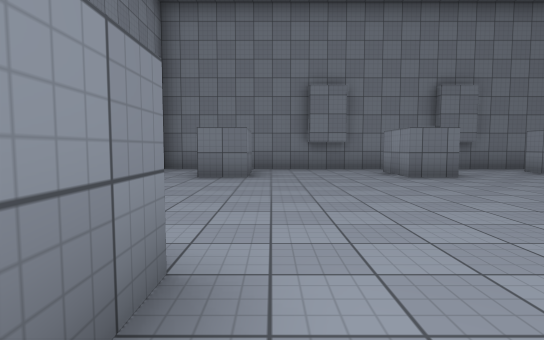
view 1 (above)

17 first-person views from a walk through a Unity game level. The camera is 1.2 m above the floor, tilts 4° down and sees 80° across. The floor is counted in squares, 2 m on a side. Each view is taken from the middle of a square. On the plan, view 1 faces up. The plan holds only what a view shows up to about 10 squares ahead; the rest is blank. The place goes on beyond the plan. Surface patterns are stand-ins for the level's own textures.

view 2
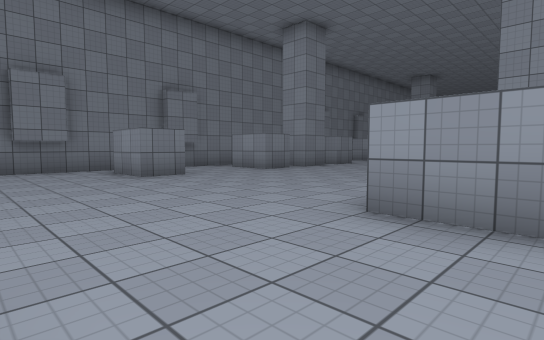

view 3
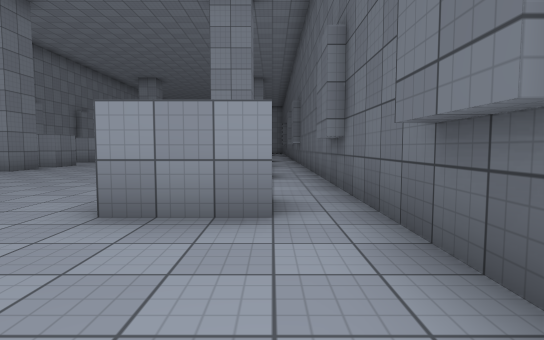

view 4
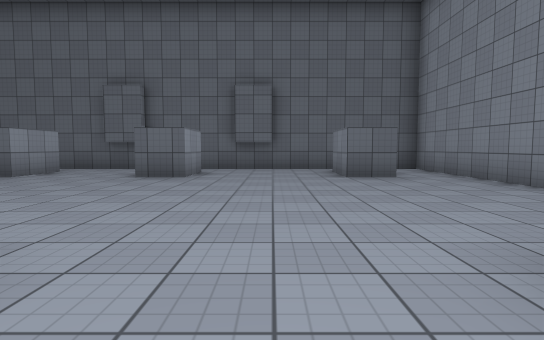

view 5
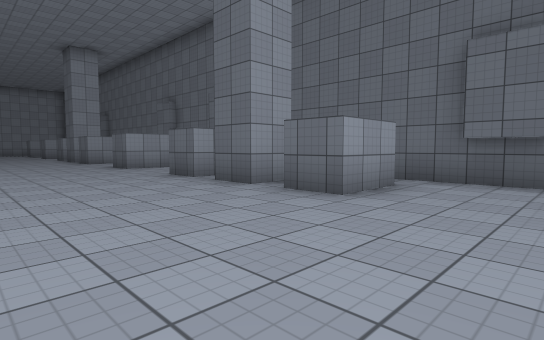

view 6
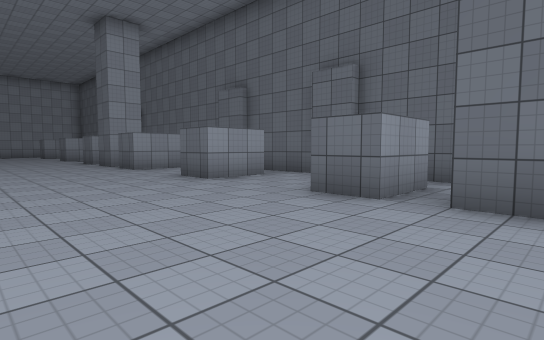

view 7
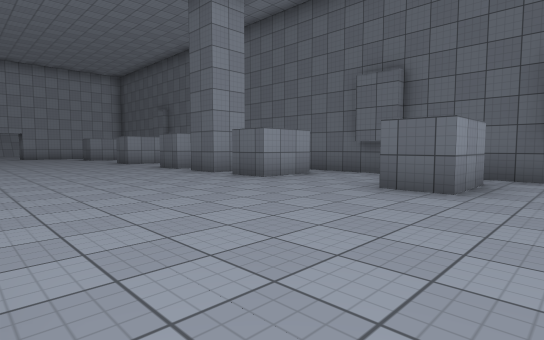

view 8
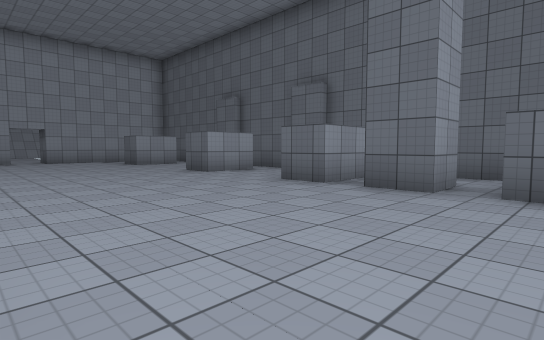

view 9
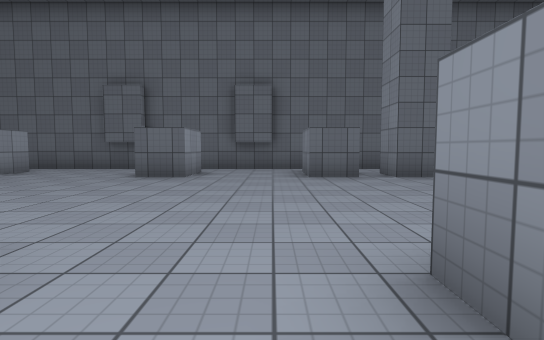

view 10
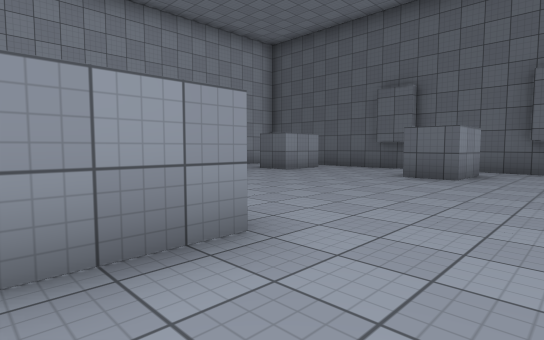

view 11
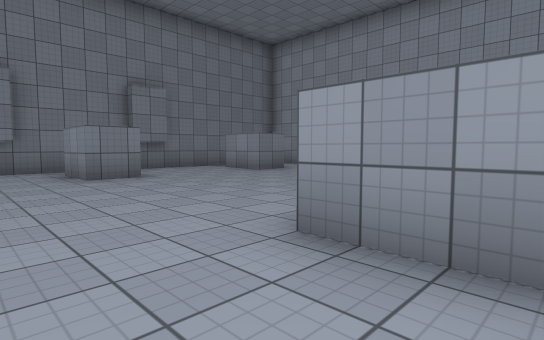

view 12
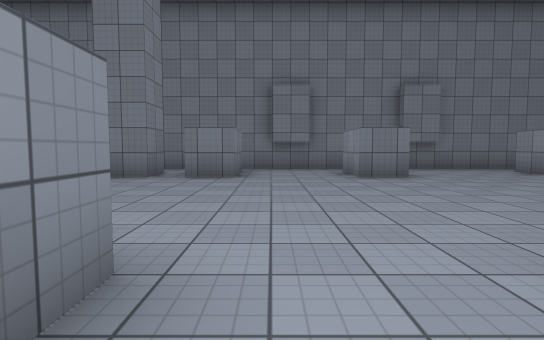

view 13
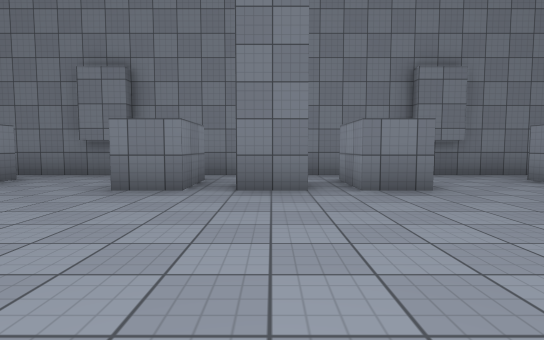

view 14
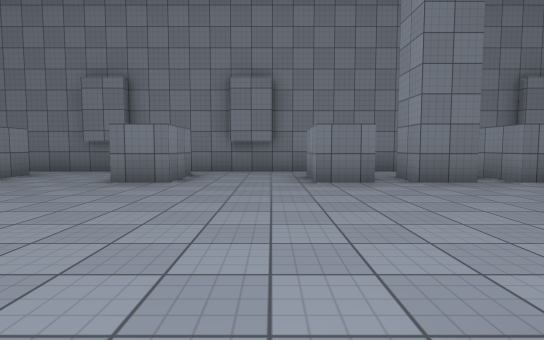

view 15
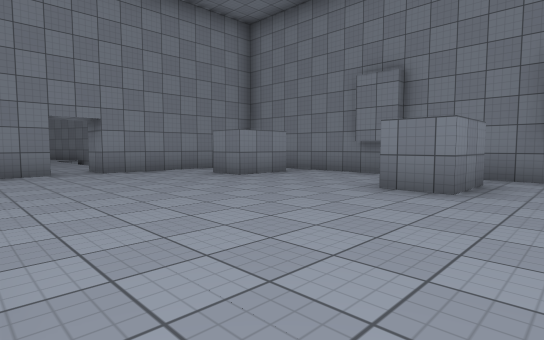

view 16
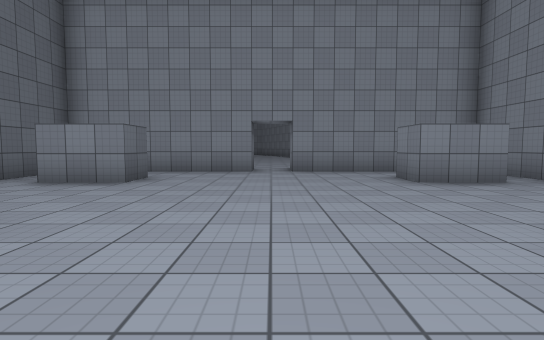

view 17
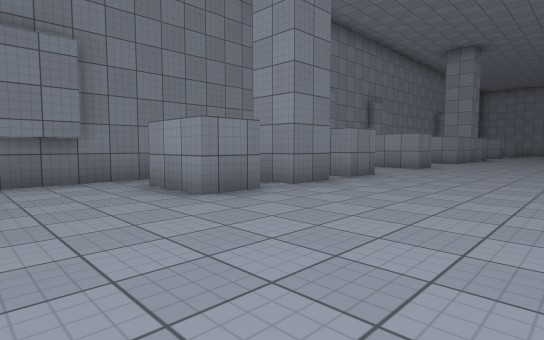

### Floor plan
Points are (right, up) in squares from view 1. A wall is a line through its corners. A room is listed if a view was taken in it or the views show most of it. See-through windows are left out.
Room 1 (views 1, 2, 3, 4, 5, 6, 7, 8, 9, 10, 11, 12, 13, 14, 15, 16, 17)
walls: (10.9, 6.5) (9.7, 6.5); (13.2, 0) (13.2, 1.5) (14.2, 1.5); (9.7, 1.5) (10.8, 1.5); (14.3, 8) (14.3, 6.5) (13.2, 6.5) (13.2, 7.9); (10.8, 8) (10.8, 7.2); (9.1, 6.5) (8, 6.5); (12.2, 8.7) (11.5, 8.7); (12.5, -1) (14.4, -1); (12.1, 9) (10, 9); (15.4, -0.8) (16, -0.8); (16.7, 0) (16.7, 1.5) (17.8, 1.5); (15.4, -1) (19.6, -1); (16, 8.7) (15, 8.7); (8, 1.5) (9, 1.5); (17.8, 8) (17.8, 6.5) (16.7, 6.5) (16.7, 8); (7.2, 6.5) (6.2, 6.5) (6.2, 8); (18.5, 0.5) (18.5, 1.5) (19.5, 1.5) (19.5, 0.5); (19.5, 7.5) (19.5, 6.5) (18.5, 6.5) (18.5, 7.5); (7.1, 9) (-3, 9); (6.2, -0.1) (6.2, 1.5) (7.2, 1.5); (20.3, 0.1) (20.3, 1.5) (21.3, 1.5) (21.3, 0.1); (5.5, 8.7) (4.5, 8.7); (21.3, 8) (21.3, 6.5) (20.3, 6.5) (20.3, 8); (21.1, -1) (24.2, -1); (4.5, -0.8) (5.5, -0.8); (3.8, 8) (3.8, 6.5) (2.8, 6.5) (2.8, 8); (22, -0.8) (23, -0.8); (2.8, 0) (2.8, 1.5) (3.8, 1.5); (23.1, 8.7) (22, 8.7); (23.7, 0) (23.7, 1.5) (24.8, 1.5); (2.1, 8.7) (1, 8.7); (24.9, 6.5) (23.7, 6.5) (23.7, 8); (24.6, 9) (13.4, 9); (1, -0.8) (2, -0.8); (25.6, -0.8) (26.5, -0.8); (25.8, -1) (28.5, -1); (-0.5, 8.1) (-0.5, 6.5) (-1.5, 6.5); (26.6, 8.7) (25.6, 8.7); (-1.6, 1.5) (-0.5, 1.5) (-0.5, 0); (28, -0.1) (28, 1.5) (28.5, 1.5); (28.5, 6.5) (28, 6.5) (28, 8); (28.5, 9) (25.8, 9); (-3, 7.6) (-3, 4.5) (-4, 4.5); (-3.8, 3.5) (-3, 3.5) (-3, -1) (8.1, -1)
ways out: opening at (-3.5, 4); gap at (-1, 0); gap at (3, 0); gap at (14, 0); gap at (17, 0); gap at (21, 0); gap at (24, 0)

Positions as (right, up) in squares from view 1, and headings:
1: (0, 0), facing up
2: (0, 0), facing up-right
3: (0, 0), facing right
4: (1, 8), facing down
5: (4, 5), facing down-right
6: (8, 5), facing down-right
7: (12, 6), facing down-right
8: (17, 6), facing down-right
9: (22, 8), facing down
10: (22, 8), facing down-right
11: (22, 0), facing up-right
12: (22, 0), facing up
13: (19, 2), facing up
14: (16, 1), facing up
15: (5, 2), facing up-left
16: (5, 4), facing left
17: (4, 3), facing up-right
